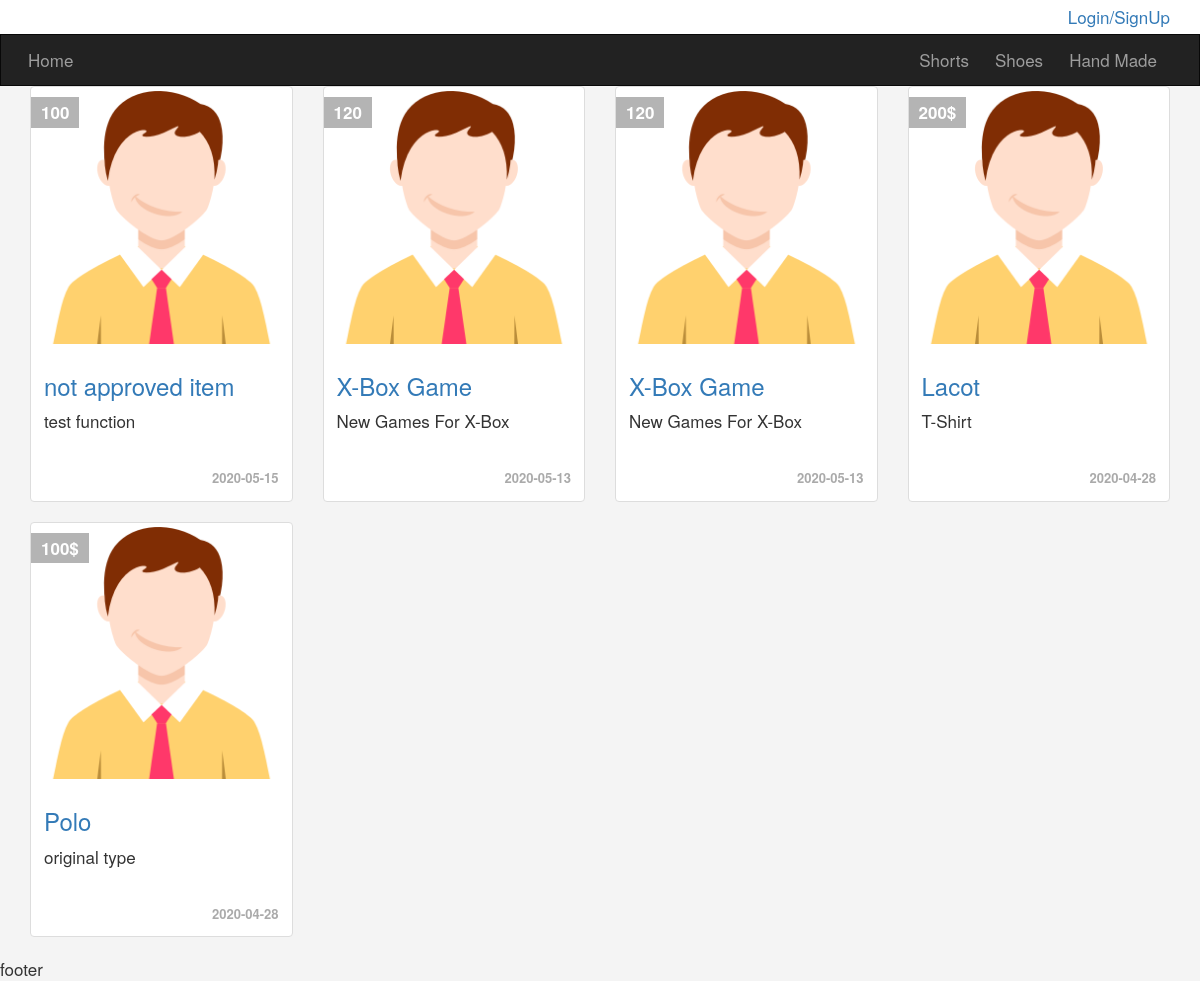
The page / on the database its author committed.
### tables this page shows
CREATE TABLE `categories` (
  `id` int(11) NOT NULL,
  `name` varchar(255) NOT NULL,
  `description` text NOT NULL,
  `parent` int(11) NOT NULL,
  `ordering` int(11) DEFAULT NULL,
  `visibility` tinyint(4) NOT NULL DEFAULT '0',
  `allow_comments` tinyint(4) NOT NULL DEFAULT '0',
  `allow_ads` tinyint(4) NOT NULL DEFAULT '0'
);

CREATE TABLE `items` (
  `item_id` int(11) NOT NULL,
  `name` varchar(255) NOT NULL,
  `description` text NOT NULL,
  `price` varchar(255) NOT NULL,
  `add_date` date NOT NULL,
  `country_made` varchar(255) NOT NULL,
  `image` varchar(255) NOT NULL,
  `status` varchar(255) NOT NULL,
  `rating` smallint(6) NOT NULL,
  `approve` tinyint(4) NOT NULL DEFAULT '0',
  `cat_id` int(11) NOT NULL,
  `member_id` int(11) NOT NULL,
  `tags` varchar(255) NOT NULL
);

### init.php (called while the page is built, shortened)
<?php
	include('admin/connect.php');
	$tpl  = 'includes/templates/';
	$func = 'includes/functions/';
	$css  = 'layout/css/';
	include($func.'function.php');
	include($tpl.'header.php');
	include($tpl.'navbar.php');
?>

### includes/functions/function.php (called while the page is built, shortened)
<?php
function getAll($field,$table,$where = NULL,$and = NULL,$orderField,$ordering = 'DESC')
{
	global $con;
	$stmt = $con->prepare("SELECT $field FROM $table $where $and ORDER BY $orderField $ordering");
	$stmt->execute();
	$all = $stmt->fetchAll();
	return $all;
}
?>

### index.php (the view, shortened to what this page needs)
<?php
	include('init.php');
?>
<div class="container">
	<div class="row">
	<?php
		$allItems = getAll('*','items','WHERE approve = 1','','item_id');
		foreach ($allItems as $item)
		{
			echo '<div class="col-sm-6 col-md-3">';
				echo '<div class="thumbnail item-box">';
					echo '<span class="price">' .$item['price']. '</span>';
					echo '<img class="img-responsive" src="img.png" alt="">';
					echo '<div class="caption">';
						echo '<h3><a href="items.php?item_id='.$item['item_id'].'">' .$item['name']. '</a></h3>';
						echo '<p>' .$item['description']. '</p>';
						echo '<div class="date">' .$item['add_date']. '</div>';
					echo '</div>';
				echo '</div>';
			echo '</div>';
		}
	?>
	</div>
</div>
<?php
	include($tpl.'footer.php');
?>

### includes/templates/header.php (shortened to what this page needs)
<!DOCTYPE html>
<html>
<head>
	<link rel="stylesheet" href="<?php echo $css; ?>bootstrap.min.css">
	<link rel="stylesheet" href="<?php echo $css; ?>font-awesome.min.css">
	<link rel="stylesheet" href="<?php echo $css; ?>frontend.css">
</head>
<body>
	<div class="upper-bar">
		<div class="container">
			<?php
				if (isset($_SESSION['user']))
				{
			?>
			<img class="my-image img-thumbnail img-circle" src="img.png">
			<div class="btn-group my-info">
				<span class="btn btn-default dropdown-toggle" data-toggle="dropdown">
					<?php echo $session_user ?>
					<span class="caret"></span>
				</span>
				<ul class="dropdown-menu">
					<li><a href="profile.php">My Profile</a></li>
					<li><a href="newad.php">New Item</a></li>
					<li><a href="profile.php#my-ads">My Item</a></li>
					<li><a href="logout.php">Logout</a></li>
				</ul>
			</div>
			<?php
				}
				else
				{
			?>
			<a href="login.php">
				<span class="pull-right">Login/SignUp</span>
			</a>
			<?php
				}
			?>
		</div>
	</div>

### includes/templates/navbar.php (shortened to what this page needs)
<nav class="navbar navbar-inverse">
	<div class="container">
		<div class="navbar-header">
			<a class="navbar-brand" href="index.php">Home</a>
		</div>
		<div class="collapse navbar-collapse" id="app-nav">
			<ul class="nav navbar-nav navbar-right">
				<?php
					$categories = getAll("*","categories","WHERE parent = 0","","id","ASC");
					foreach ($categories as $cat)
					{
						echo '<li><a href="categories.php?pageId='.$cat['id'].'">'.$cat['name'].'</a></li>';
					}
				?>
			</ul>
		</div>
	</div>
</nav>

### includes/templates/footer.php (shortened to what this page needs)
		<div class="footer">footer</div>
	</body>
</html>

### layout/css/frontend.css (style rules this page uses)
body { background-color: #F4F4F4; font-size: 17px; }
.navbar { border-radius: 0; margin-bottom: 0; }
.nav > li > a, .navbar-brand { padding: 15px 13px; }
.navbar-brand { font-size: 1em; }
.upper-bar { padding: 5px; background-color: #FFF; }
.item-box { position: relative; }
.item-box .price { background-color: #B4B4B4; padding: 3px 10px; position: absolute; left: 0; top: 10px; font-weight: bold; color: #FFF; }
.item-box .caption p { height: 50px; max-height: 50px; }
.thumbnail .date { text-align: right; font-size: 13px; font-weight: bold; color: #AAA; }

### rows shown on the page
categories: name "Shorts"
categories: name "Shoes"
categories: name "Hand Made"
items: price "100", name "not approved item", description "test function", add_date "2020-05-15"
items: price "120", name "X-Box Game", description "New Games For X-Box", add_date "2020-05-13"
items: price "120", name "X-Box Game", description "New Games For X-Box", add_date "2020-05-13"
items: price "200$", name "Lacot", description "T-Shirt", add_date "2020-04-28"
items: price "100$", name "Polo", description "original type", add_date "2020-04-28"
